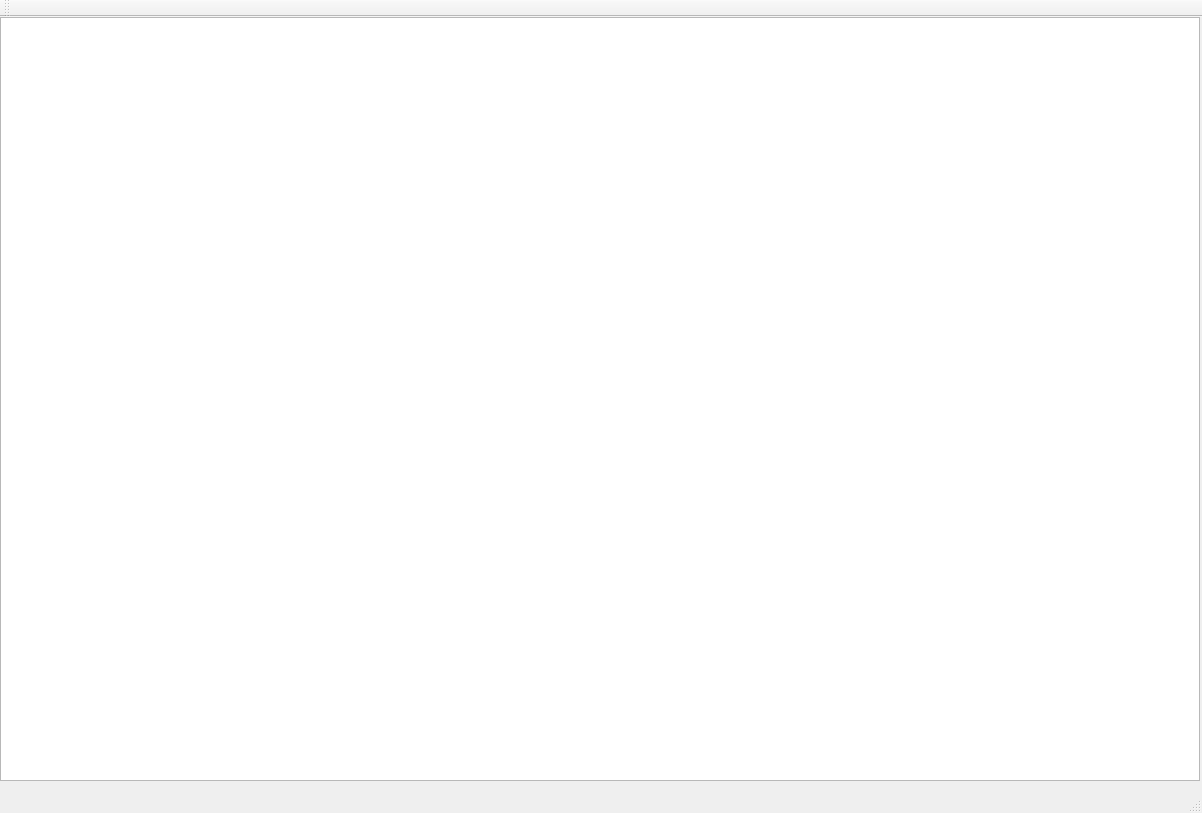
<?xml version="1.0" encoding="UTF-8"?>
<ui version="4.0">
 <class>MainWindow</class>
 <widget class="QMainWindow" name="MainWindow">
  <property name="geometry">
   <rect>
    <x>0</x>
    <y>0</y>
    <width>1202</width>
    <height>813</height>
   </rect>
  </property>
  <property name="windowTitle">
   <string>MainWindow</string>
  </property>
  <widget class="QWidget" name="centralWidget">
   <widget class="QGraphicsView" name="board">
    <property name="geometry">
     <rect>
      <x>0</x>
      <y>0</y>
      <width>1200</width>
      <height>764</height>
     </rect>
    </property>
   </widget>
  </widget>
  <widget class="QMenuBar" name="menuBar">
   <property name="geometry">
    <rect>
     <x>0</x>
     <y>0</y>
     <width>1202</width>
     <height>28</height>
    </rect>
   </property>
  </widget>
  <widget class="QToolBar" name="mainToolBar">
   <attribute name="toolBarArea">
    <enum>TopToolBarArea</enum>
   </attribute>
   <attribute name="toolBarBreak">
    <bool>false</bool>
   </attribute>
  </widget>
  <widget class="QStatusBar" name="statusBar"/>
 </widget>
 <layoutdefault spacing="6" margin="11"/>
 <resources/>
 <connections/>
</ui>
